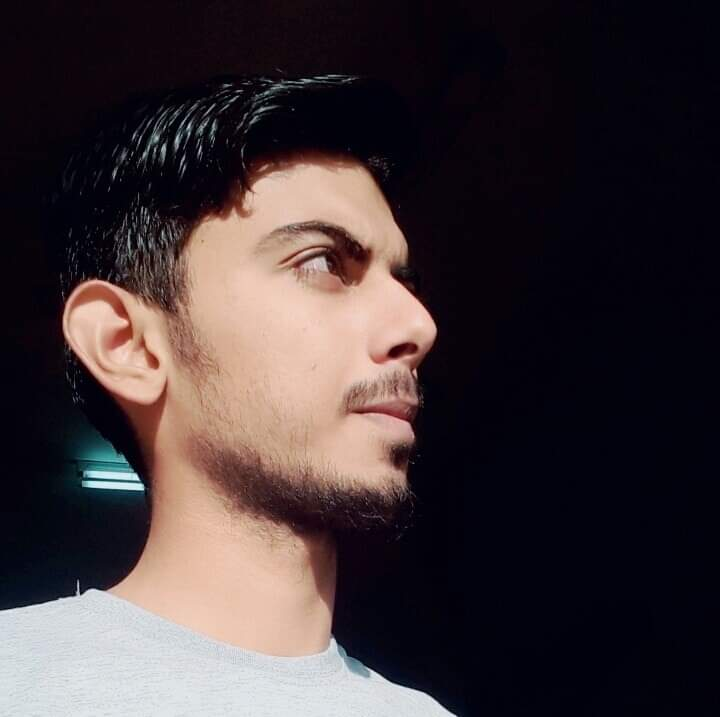
#> input picture opencv/resources/mypic.jpeg, 720 x 717 px
$ python 21-Chapter_21.py
#> lines starting #> are read from the running program, lines starting #| are printed output that depends on the picture; after the words box and inside, x2 and y2 are one past the last pixel; in counts of white or black regions, pixels touching at a corner belong together
# how to detect specific colors inside python
import cv2 as cv
from matplotlib.pyplot import hsv
import numpy as np

# img = cv.imread("resources/mypic.jpeg")

#convert into hsv (Hue, Saturation, Value)
# hsv_img = cv.cvtColor(img, cv.COLOR_BGR2HSV)

# sliders
def slider():
    pass

path = "resources/mypic.jpeg"

cv.namedWindow("Bars")
cv.resizeWindow("Bars",700,300)

cv.createTrackbar("Hue Min","Bars",0,179,slider)
#> slider 'Hue Min' is set to 35
cv.createTrackbar("Hue Max","Bars",179,179,slider)

cv.createTrackbar("Sat Min","Bars",0,255,slider)
#> slider 'Sat Min' is set to 51
cv.createTrackbar("Sat Max","Bars",255,255,slider)

cv.createTrackbar("val Min","Bars",0,255,slider)
#> slider 'val Min' is set to 51
cv.createTrackbar("val Max","Bars",255,255,slider)

# [5 lines of commented-out code are left out]
while(True):
    img = cv.imread(path)
#> img is the input picture: shape (717, 720, 3); mean B, G, R 56.6, 53.6, 64.4
    hsv_img = cv.cvtColor(img, cv.COLOR_BGR2HSV)
#> hsv_img: shape (717, 720, 3); mean H, S, V 101.1, 162, 70.5
    hue_min = cv.getTrackbarPos("Hue Min","Bars")
    hue_max = cv.getTrackbarPos("Hue Max","Bars")
    Sat_min = cv.getTrackbarPos("Sat Min","Bars")
    Sat_max = cv.getTrackbarPos("Sat Max","Bars")
    Val_min = cv.getTrackbarPos("val Min","Bars")
    Val_max = cv.getTrackbarPos("val Max","Bars")
    print(hue_min,hue_max,Sat_min,Sat_max,Val_min,Val_max)


    # to see these changes inside image
    lower = np.array([hue_min,Sat_min,Val_min])
    upper = np.array([hue_max,Sat_max,Val_max])

    mask_img = cv.inRange(hsv_img,lower,upper)
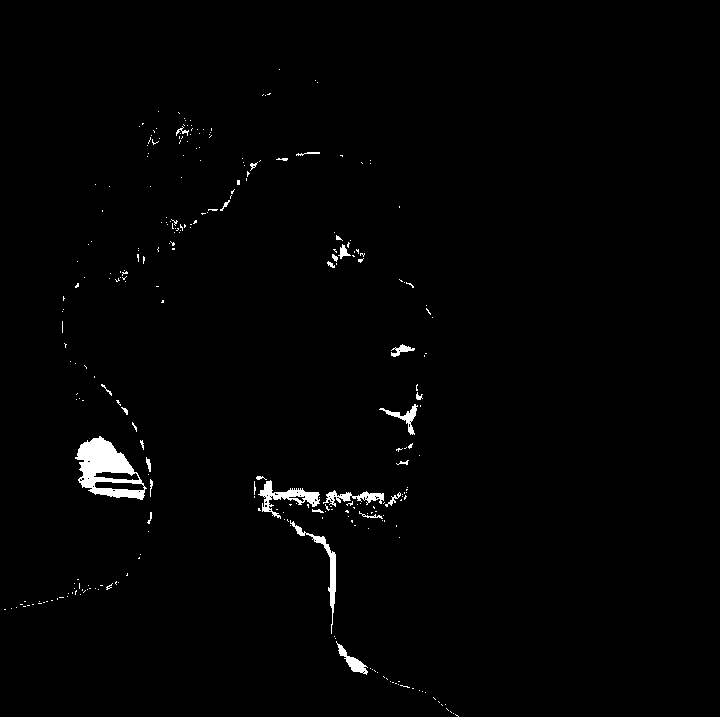
#> mask_img: shape (717, 720); 1.2% white; 283 white regions (255 under 20 px), largest, box (x1, y1, x2, y2) and area: (75, 436, 147, 500) 2277, (258, 480, 320, 519) 733, (290, 520, 336, 634) 584
    out_img = cv.bitwise_and(img,img,mask=mask_img)
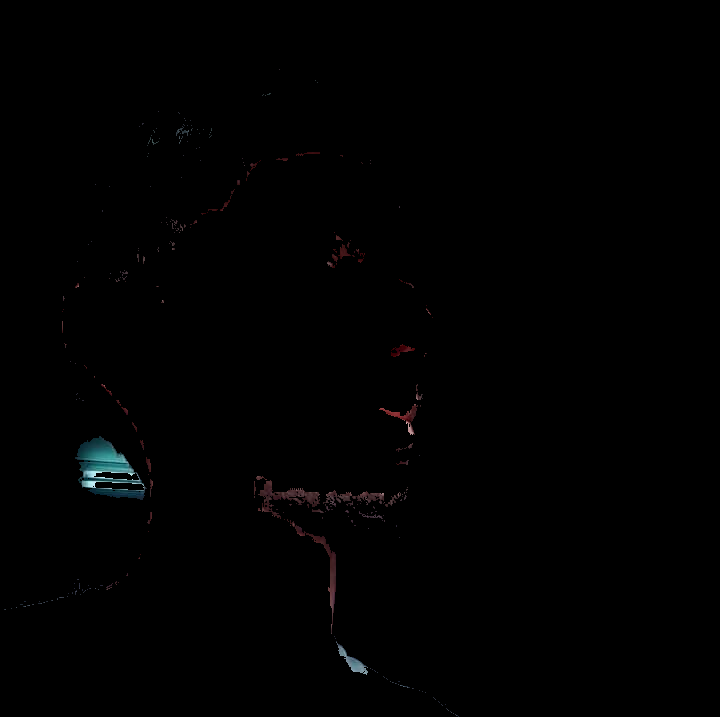
#> out_img: shape (717, 720, 3); mean B, G, R 0.9, 0.8, 0.8


    cv.imshow("original",img)
    cv.imshow("hsv",hsv_img)
    cv.imshow("mask",mask_img)
    cv.imshow("final output",out_img)
    if cv.waitKey(1) & 0xFF == ord('q'):
#> (key q is pressed here)
        break
cv.destroyAllWindows()
